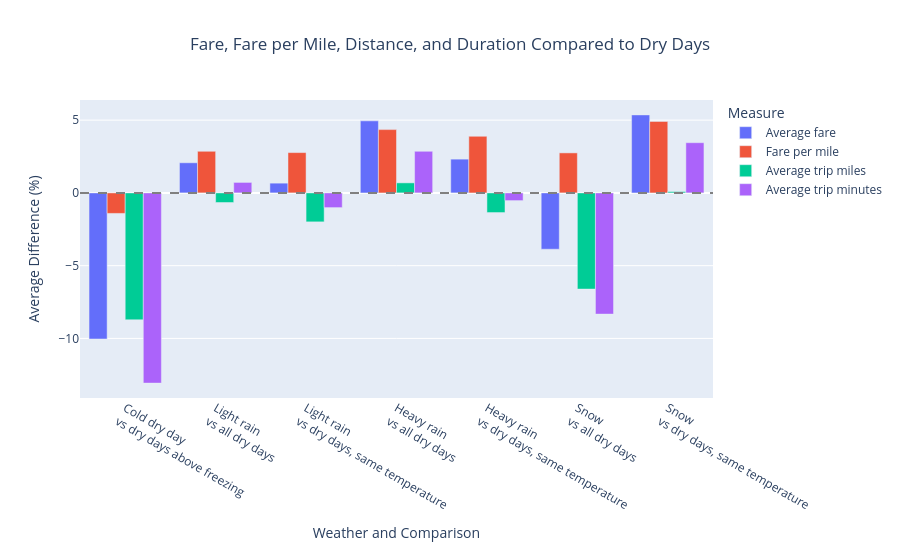

Notebook source saved alongside this figure:
### Code cell
fig = px.bar(
    mix,
    x = 'scenario',
    y = 'pct_vs_baseline',
    color = 'measure',
    barmode = 'group',
    title = 'Fare, Fare per Mile, Distance, and Duration Compared to Dry Days',
    labels = {
        'scenario': 'Weather and Comparison',
        'pct_vs_baseline': 'Average Difference (%)',
        'measure': 'Measure'
    }
)

fig.add_hline(y = 0, line_dash = 'dash', line_color = 'gray')

fig.update_layout(
    title = dict(x = 0.5, xanchor = 'center'),
    height = 550
)

fig.show()

### Figure 1 — Plotly figure (JSON) as saved in the notebook; plotly's stock layout.template omitted (floating-point values rounded to 4 significant figures)
{"data": [{"alignmentgroup": "True", "hovertemplate": "Measure=Average fare<br>Weather and Comparison=%{x}<br>Average Difference (%)=%{y}<extra></extra>", "legendgroup": "Average fare", "marker": {"color": "#636efa", "pattern": {"shape": ""}}, "name": "Average fare", "offsetgroup": "Average fare", "orientation": "v", "showlegend": true, "textposition": "auto", "type": "bar", "x": ["Cold dry day<br>vs dry days above freezing", "Light rain<br>vs all dry days", "Light rain<br>vs dry days, same temperature", "Heavy rain<br>vs all dry days", "Heavy rain<br>vs dry days, same temperature", "Snow<br>vs all dry days", "Snow<br>vs dry days, same temperature"], "xaxis": "x", "y": [-10.04, 2.07, 0.67, 4.95, 2.32, -3.87, 5.36], "yaxis": "y"}, {"alignmentgroup": "True", "hovertemplate": "Measure=Fare per mile<br>Weather and Comparison=%{x}<br>Average Difference (%)=%{y}<extra></extra>", "legendgroup": "Fare per mile", "marker": {"color": "#EF553B", "pattern": {"shape": ""}}, "name": "Fare per mile", "offsetgroup": "Fare per mile", "orientation": "v", "showlegend": true, "textposition": "auto", "type": "bar", "x": ["Cold dry day<br>vs dry days above freezing", "Light rain<br>vs all dry days", "Light rain<br>vs dry days, same temperature", "Heavy rain<br>vs all dry days", "Heavy rain<br>vs dry days, same temperature", "Snow<br>vs all dry days", "Snow<br>vs dry days, same temperature"], "xaxis": "x", "y": [-1.41, 2.86, 2.77, 4.35, 3.89, 2.75, 4.91], "yaxis": "y"}, {"alignmentgroup": "True", "hovertemplate": "Measure=Average trip miles<br>Weather and Comparison=%{x}<br>Average Difference (%)=%{y}<extra></extra>", "legendgroup": "Average trip miles", "marker": {"color": "#00cc96", "pattern": {"shape": ""}}, "name": "Average trip miles", "offsetgroup": "Average trip miles", "orientation": "v", "showlegend": true, "textposition": "auto", "type": "bar", "x": ["Cold dry day<br>vs dry days above freezing", "Light rain<br>vs all dry days", "Light rain<br>vs dry days, same temperature", "Heavy rain<br>vs all dry days", "Heavy rain<br>vs dry days, same temperature", "Snow<br>vs all dry days", "Snow<br>vs dry days, same temperature"], "xaxis": "x", "y": [-8.72, -0.66, -1.99, 0.69, -1.35, -6.61, 0.09], "yaxis": "y"}, {"alignmentgroup": "True", "hovertemplate": "Measure=Average trip minutes<br>Weather and Comparison=%{x}<br>Average Difference (%)=%{y}<extra></extra>", "legendgroup": "Average trip minutes", "marker": {"color": "#ab63fa", "pattern": {"shape": ""}}, "name": "Average trip minutes", "offsetgroup": "Average trip minutes", "orientation": "v", "showlegend": true, "textposition": "auto", "type": "bar", "x": ["Cold dry day<br>vs dry days above freezing", "Light rain<br>vs all dry days", "Light rain<br>vs dry days, same temperature", "Heavy rain<br>vs all dry days", "Heavy rain<br>vs dry days, same temperature", "Snow<br>vs all dry days", "Snow<br>vs dry days, same temperature"], "xaxis": "x", "y": [-13.07, 0.72, -1.01, 2.86, -0.53, -8.33, 3.45], "yaxis": "y"}], "layout": {"barmode": "group", "height": 550, "legend": {"title": {"text": "Measure"}, "tracegroupgap": 0}, "shapes": [{"line": {"color": "gray", "dash": "dash"}, "type": "line", "x0": 0, "x1": 1, "xref": "x domain", "y0": 0, "y1": 0, "yref": "y"}], "title": {"text": "Fare, Fare per Mile, Distance, and Duration Compared to Dry Days", "x": 0.5, "xanchor": "center"}, "xaxis": {"anchor": "y", "domain": [0, 1], "title": {"text": "Weather and Comparison"}}, "yaxis": {"anchor": "x", "domain": [0, 1], "title": {"text": "Average Difference (%)"}}}}
